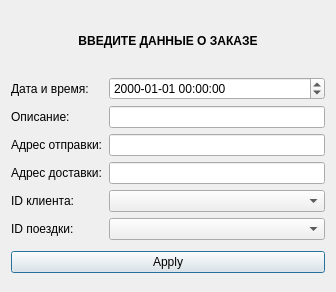
<?xml version="1.0" encoding="UTF-8"?>
<ui version="4.0">
 <class>dialog_insert_order</class>
 <widget class="QDialog" name="dialog_insert_order">
  <property name="geometry">
   <rect>
    <x>0</x>
    <y>0</y>
    <width>336</width>
    <height>292</height>
   </rect>
  </property>
  <property name="windowTitle">
   <string>Добавление записи</string>
  </property>
  <layout class="QGridLayout" name="gridLayout_2">
   <item row="2" column="0">
    <widget class="QPushButton" name="pushButton">
     <property name="enabled">
      <bool>true</bool>
     </property>
     <property name="text">
      <string>Apply</string>
     </property>
     <property name="checkable">
      <bool>true</bool>
     </property>
     <property name="checked">
      <bool>false</bool>
     </property>
     <property name="autoExclusive">
      <bool>true</bool>
     </property>
    </widget>
   </item>
   <item row="1" column="0">
    <layout class="QGridLayout" name="gridLayout">
     <item row="2" column="0">
      <widget class="QLabel" name="patronymic">
       <property name="styleSheet">
        <string notr="true">font: 13pt &quot;.AppleSystemUIFont&quot;;</string>
       </property>
       <property name="text">
        <string>Адрес отправки:</string>
       </property>
      </widget>
     </item>
     <item row="2" column="1">
      <widget class="QLineEdit" name="lineEdit_2"/>
     </item>
     <item row="0" column="0">
      <widget class="QLabel" name="surname">
       <property name="text">
        <string>Дата и время:</string>
       </property>
      </widget>
     </item>
     <item row="3" column="1">
      <widget class="QLineEdit" name="lineEdit_3"/>
     </item>
     <item row="0" column="1">
      <widget class="QDateTimeEdit" name="dateTimeEdit">
       <property name="displayFormat">
        <string>yyyy-MM-dd HH:mm:ss</string>
       </property>
      </widget>
     </item>
     <item row="1" column="0">
      <widget class="QLabel" name="name">
       <property name="text">
        <string>Описание:</string>
       </property>
      </widget>
     </item>
     <item row="5" column="0">
      <widget class="QLabel" name="label_5">
       <property name="text">
        <string>ID поездки:</string>
       </property>
      </widget>
     </item>
     <item row="4" column="0">
      <widget class="QLabel" name="label_7">
       <property name="text">
        <string>ID клиента:</string>
       </property>
      </widget>
     </item>
     <item row="1" column="1">
      <widget class="QLineEdit" name="lineEdit_1"/>
     </item>
     <item row="3" column="0">
      <widget class="QLabel" name="label_4">
       <property name="text">
        <string>Адрес доставки:</string>
       </property>
      </widget>
     </item>
     <item row="4" column="1">
      <widget class="QComboBox" name="comboBox"/>
     </item>
     <item row="5" column="1">
      <widget class="QComboBox" name="comboBox_2"/>
     </item>
    </layout>
   </item>
   <item row="0" column="0">
    <widget class="QLabel" name="label_8">
     <property name="maximumSize">
      <size>
       <width>16777215</width>
       <height>50</height>
      </size>
     </property>
     <property name="styleSheet">
      <string notr="true">font: 20pt &quot;.AppleSystemUIFont&quot;;</string>
     </property>
     <property name="text">
      <string>&lt;html&gt;&lt;head/&gt;&lt;body&gt;&lt;p align=&quot;center&quot;&gt;&lt;span style=&quot; font-weight:600;&quot;&gt;ВВЕДИТЕ ДАННЫЕ О ЗАКАЗЕ&lt;/span&gt;&lt;/p&gt;&lt;/body&gt;&lt;/html&gt;</string>
     </property>
     <property name="textFormat">
      <enum>Qt::AutoText</enum>
     </property>
     <property name="alignment">
      <set>Qt::AlignCenter</set>
     </property>
     <property name="margin">
      <number>10</number>
     </property>
    </widget>
   </item>
  </layout>
 </widget>
 <resources/>
 <connections/>
</ui>
